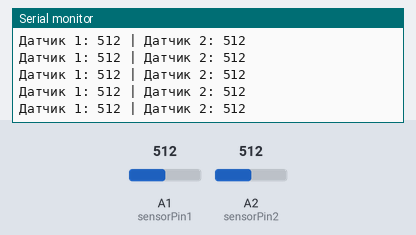
A sketch run on a simulated Arduino Uno, built with avr-gcc and run on an emulated ATmega328P. Shown: the last lines printed to the serial monitor. Inputs (shaded band) come from the test bench; at power-on: A1 (sensorPin1) = 512, A2 (sensorPin2) = 512.

Above: at 1.2 s.
1.3 s: A1 (sensorPin1) set to 716
At 1.56 s:
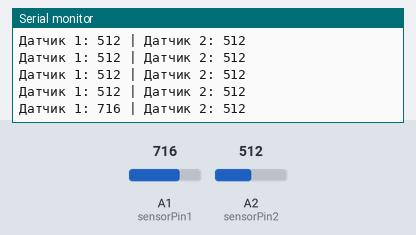
2.8 s: A2 (sensorPin2) set to 716
At 2.97 s:
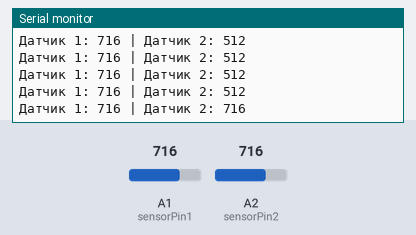
4.3 s: A1 (sensorPin1) set to 900
At 4.37 s:
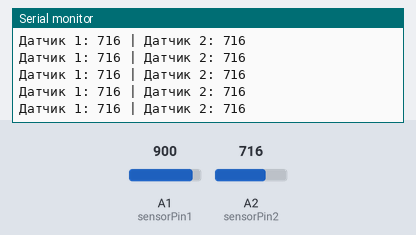
5.8 s: A2 (sensorPin2) set to 900
At 5.98 s:
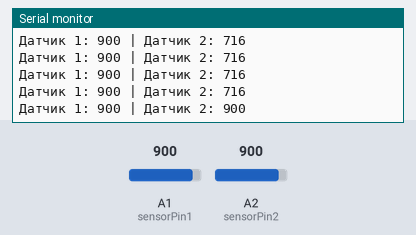
Timing chart, 0 to 8.3 s (numbered marks = the images above; inputs shaded):
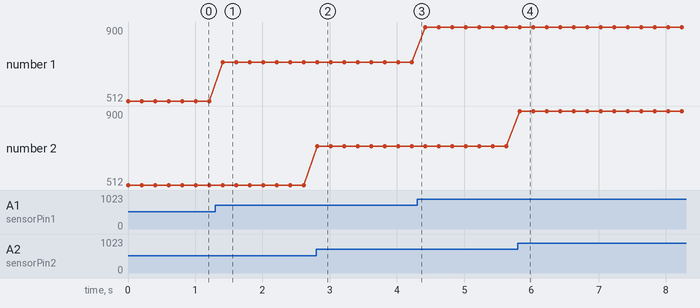

Measured:
- after the input at 1.3 s, the serial monitor: prints a new line after 0.11 s (image 1)
- after the input at 2.8 s, the serial monitor: prints a new line at once (image 2)
- after the input at 5.8 s, the serial monitor: prints a new line at once (image 4)
- plotted number 1: 512 → 716 after the input at 1.3 s, 716 → 900 after the input at 4.3 s

The sketch:

Line_Sensor.ino
```cpp
/*
 * Методическое пособие: Работа с аналоговыми датчиками линии на Arduino
 * Данный код демонстрирует чтение данных с двух аналоговых датчиков линии
 */

// Пины для датчиков линии
const int sensorPin1 = A1;  // Пин для первого датчика линии (аналоговый вход A)
const int sensorPin2 = A2;  // Пин для второго датчика линии (аналоговый вход A2)

// Функция setup() выполняется один раз при запуске Arduino
void setup() {
  Serial.begin(9600);  // Инициализация последовательного порта на скорости 9600 бод
  // Примечание: для аналоговых входов (A0-A5) pinMode() не требуется,
  // они по умолчанию настроены как входы
}

// Функция loop() выполняется бесконечно после setup()
void loop() {
  // Чтение аналоговых значений с датчиков
  int sensorValue1 = analogRead(sensorPin1);  // Чтение значения с первого датчика (0-1023)
  int sensorValue2 = analogRead(sensorPin2);  // Чтение значения со второго датчика (0-1023)

  // Вывод значений в последовательный порт для мониторинга
  Serial.print("Датчик 1: ");
  Serial.print(sensorValue1);    // Вывод значения первого датчика
  Serial.print(" | Датчик 2: ");
  Serial.println(sensorValue2);  // Вывод значения второго датчика

  delay(200); // Задержка 200 мс для стабильных показаний и удобства чтения
}
```
